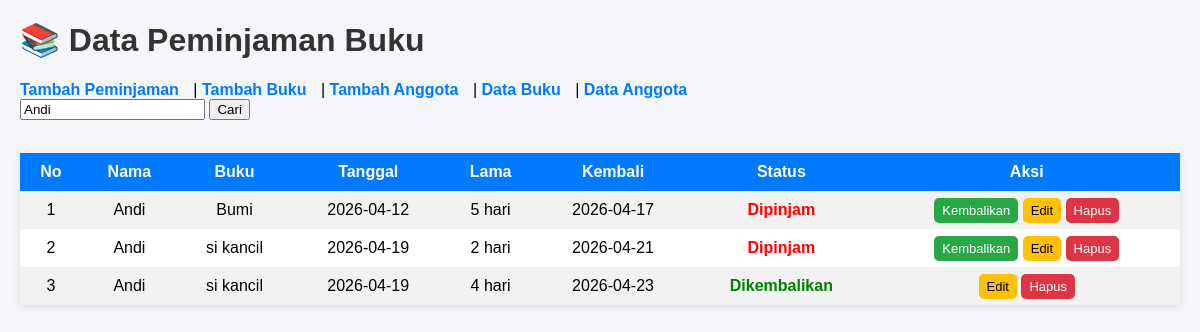
The page /index.php?keyword=Andi on the database its author committed.
### tables this page shows
CREATE TABLE `peminjaman` (
  `id` int(11) NOT NULL,
  `anggota_id` int(11) DEFAULT NULL,
  `buku_id` int(11) DEFAULT NULL,
  `tanggal_pinjam` date DEFAULT NULL,
  `lama_pinjam` int(11) DEFAULT NULL,
  `tanggal_kembali` date DEFAULT NULL,
  `status` enum('dipinjam','dikembalikan') DEFAULT 'dipinjam'
);

CREATE TABLE `anggota` (
  `id` int(11) NOT NULL,
  `nama` varchar(100) DEFAULT NULL,
  `email` varchar(100) DEFAULT NULL,
  `no_hp` varchar(20) DEFAULT NULL,
  `username` varchar(50) DEFAULT NULL,
  `password` varchar(255) DEFAULT NULL
);

CREATE TABLE `buku` (
  `id` int(11) NOT NULL,
  `judul` varchar(100) DEFAULT NULL,
  `penulis` varchar(100) DEFAULT NULL,
  `stok` int(11) DEFAULT NULL
);

### koneksi.php (called while the page is built, shortened)
<?php
$conn = mysqli_connect("localhost","root","","db_perpus");
function query($query){
    global $conn;
    $result = mysqli_query($conn,$query);
    $rows=[];
    while($row=mysqli_fetch_assoc($result)){
        $rows[]=$row;
    }
    return $rows;
}
?>

### index.php (the view, shortened to what this page needs)
<?php
include 'koneksi.php';
$keyword = isset($_GET['keyword']) ? $_GET['keyword'] : '';
$query = "SELECT peminjaman.*, anggota.nama, buku.judul
FROM peminjaman
JOIN anggota ON peminjaman.anggota_id = anggota.id
JOIN buku ON peminjaman.buku_id = buku.id
";
if($keyword != ''){
    $query .= " WHERE anggota.nama LIKE '%$keyword%'
                OR buku.judul LIKE '%$keyword%'";
}
$data = query($query);
?>
<!DOCTYPE html>
<html lang="en">
<head>
</head>
<body>
<h1>📚 Data Peminjaman Buku</h1>
<div class="menu">
    <a href="tambah.php">Tambah Peminjaman</a> |
    <a href="tambah_buku.php">Tambah Buku</a> |
    <a href="tambah_anggota.php">Tambah Anggota</a> |
    <a href="data_buku.php">Data Buku</a> |
    <a href="data_anggota.php">Data Anggota</a>
</div>
<form method="GET">
    <input type="text" name="keyword" placeholder="Cari data..."
    value="<?= isset($_GET['keyword']) ? $_GET['keyword'] : ''; ?>">
    <button type="submit">Cari</button>
</form>
<br>
<table>
<tr>
    <th>No</th>
    <th>Nama</th>
    <th>Buku</th>
    <th>Tanggal</th>
    <th>Lama</th>
    <th>Kembali</th>
    <th>Status</th>
    <th>Aksi</th>
</tr>
<?php $no=1; ?>
<?php foreach($data as $d): ?>
<tr>
<td><?= $no++; ?></td>
<td><?= $d['nama']; ?></td>
<td><?= $d['judul']; ?></td>
<td><?= $d['tanggal_pinjam']; ?></td>
<td><?= $d['lama_pinjam']; ?> hari</td>
<td><?= $d['tanggal_kembali']; ?></td>
<td>
<?php if($d['status']=='dipinjam'): ?>
    <span class="status-dipinjam">Dipinjam</span>
<?php else: ?>
    <span class="status-kembali">Dikembalikan</span>
<?php endif; ?>
</td>
<td class="aksi">
<?php if($d['status']=='dipinjam'): ?>
<a href="kembalikan.php?id=<?= $d['id']; ?>" class="kembali">Kembalikan</a>
<?php endif; ?>
<a href="ubah.php?id=<?= $d['id']; ?>" class="edit">Edit</a>
<a href="hapus.php?id=<?= $d['id']; ?>"
class="hapus"
onclick="return confirm('Yakin hapus?');">
Hapus
</a>
</td>
</tr>
<?php endforeach; ?>
</table>
</body>
</html>

### index.php (style rules this page uses)
body { font-family: Arial, sans-serif; background-color: #f4f6f9; margin: 20px; }
h1 { color: #333; }
.menu a { text-decoration: none; color: #007bff; margin-right: 10px; font-weight: bold; }
table { border-collapse: collapse; width: 100%; background-color: white; margin-top: 15px; box-shadow: 0 2px 8px rgba(0,0,0,0.1); }
th, td { padding: 10px; text-align: center; }
th { background-color: #007bff; color: white; }
tr:nth-child(even) { background-color: #f2f2f2; }
.aksi a { text-decoration: none; padding: 5px 8px; border-radius: 5px; font-size: 13px; }
.kembali { background-color: #28a745; color: white; }
.edit { background-color: #ffc107; color: black; }
.hapus { background-color: #dc3545; color: white; }
.status-dipinjam { color: red; font-weight: bold; }
.status-kembali { color: green; font-weight: bold; }

### rows shown on the page
peminjaman: anggota.nama "Andi", buku.judul "Bumi", tanggal_pinjam "2026-04-12", lama_pinjam "5", tanggal_kembali "2026-04-17", status "Dipinjam"
peminjaman: anggota.nama "Andi", buku.judul "si kancil", tanggal_pinjam "2026-04-19", lama_pinjam "2", tanggal_kembali "2026-04-21", status "Dipinjam"
peminjaman: anggota.nama "Andi", buku.judul "si kancil", tanggal_pinjam "2026-04-19", lama_pinjam "4", tanggal_kembali "2026-04-23", status "Dikembalikan"
